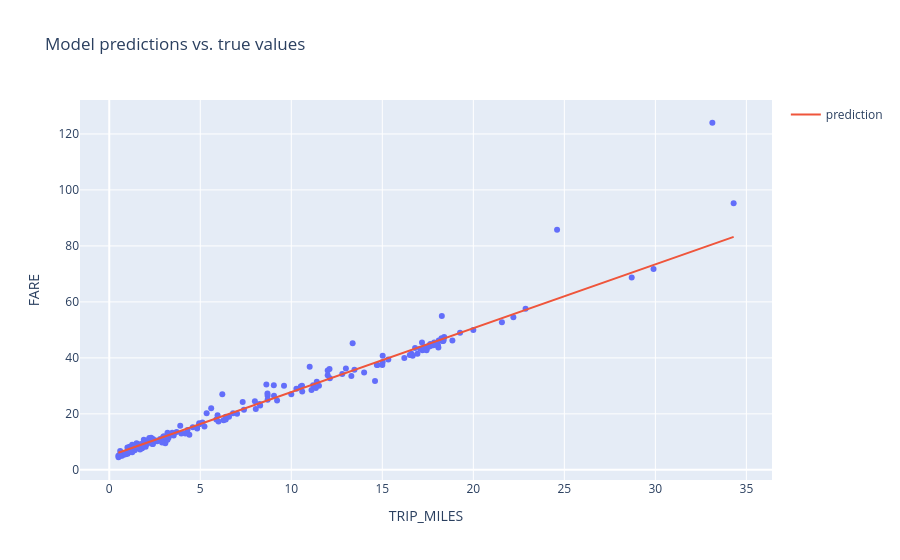

Source (notebook cell):
### Code cell
#@title Code - Experiment 1

# The following variables are the hyperparameters.
settings_1 = ml_edu.experiment.ExperimentSettings(
    learning_rate = 0.001,
    number_epochs = 20,
    batch_size = 50,
    input_features = ['TRIP_MILES']
)

metrics = [keras.metrics.RootMeanSquaredError(name='rmse')]

model_1 = create_model(settings_1, metrics)

experiment_1 = train_model('one_feature', model_1, training_df, 'FARE', settings_1)

ml_edu.results.plot_experiment_metrics(experiment_1, ['rmse'])
ml_edu.results.plot_model_predictions(experiment_1, training_df, 'FARE')

### Figure 1 — Plotly figure (JSON) as saved in the notebook; plotly's stock layout.template omitted (floating-point values rounded to 4 significant figures; data arrays with more than 128 entries replaced by an {"elided": "..."} marker saying what was removed)
{"data": [{"hovertemplate": "TRIP_MILES=%{x}<br>FARE=%{y}<extra></extra>", "legendgroup": "", "marker": {"color": "#636efa", "symbol": "circle"}, "mode": "markers", "name": "", "orientation": "v", "showlegend": false, "type": "scatter", "x": {"elided": "200 float values"}, "xaxis": "x", "y": {"elided": "200 float values"}, "yaxis": "y"}, {"mode": "lines", "name": "prediction", "type": "scatter", "x": {"elided": "200 float values"}, "y": {"elided": "200 float values"}}], "layout": {"legend": {"tracegroupgap": 0}, "title": {"text": "Model predictions vs. true values"}, "xaxis": {"anchor": "y", "domain": [0, 1], "title": {"text": "TRIP_MILES"}}, "yaxis": {"anchor": "x", "domain": [0, 1], "title": {"text": "FARE"}}}}
